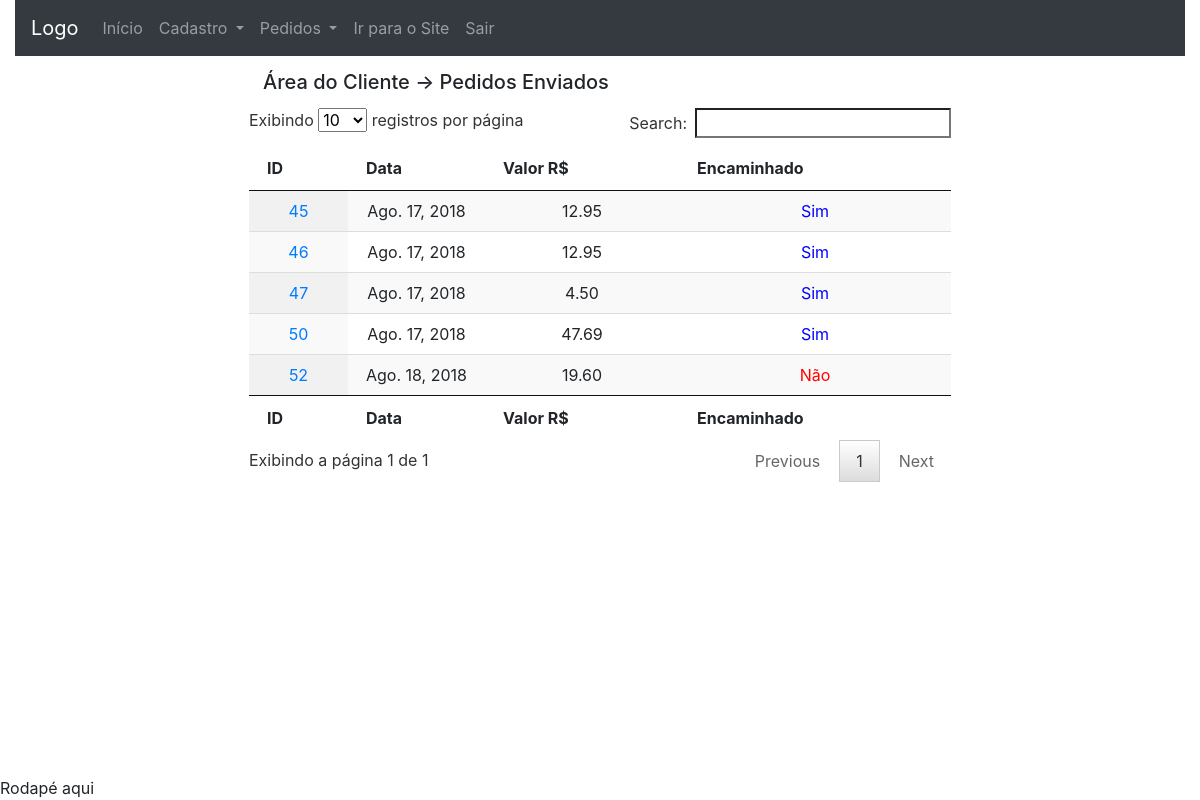
The page /area_do_cliente/my_orders/ (signed in) on the database its author committed.
### checkout/models.py (models this page shows, shortened)
class Order(models.Model):
	date = models.DateField(default=date.today, editable=False)
	value = models.DecimalField('Valor R$', max_digits=10,
		decimal_places=2, default=0)
	user = models.ForeignKey(User, on_delete=models.CASCADE,
		null=True, blank=True)
	delivery_address_is_the_same = models.BooleanField(
		verbose_name='Entregar no endereço cadastrado',
		default=True,
		blank=True)
	logradouro = models.CharField('Rua/Avenida', max_length=100,
		null=True, blank=True, default='')
	numero = models.CharField('Número', max_length=100,
		null=True, blank=True, default='')
	cep = models.CharField('CEP', max_length=10, null=True,
		blank=True, default='')
	complemento = models.CharField('Complamento', max_length=100,
		null=True, blank=True, default='')
	bairro = models.CharField('Bairro', max_length=100, null=True,
		blank=True, default='')
	cidade = models.CharField('Cidade', max_length=100, null=True,
		blank=True, default='')
	estado = models.CharField('Estado', max_length=100, null=True,
		blank=True, default='')
	transaction_id = models.CharField('ID da transação', max_length=100,
		null=True, blank=True)
	status_order = models.CharField('Status do Pedido', max_length=10,
		choices=STATUS_ORDER, default='A')
	status_pg = models.CharField('Status PagSeguro', max_length=10,
		choices=STATUS_PAGSEGURO, null=True, blank=True)
	sended = models.BooleanField(
		verbose_name='Enviado',
		default=False,
		blank=True)
	forwarded = models.BooleanField(
		verbose_name='Encaminhado',
		default=False,
		blank=True)
	class Meta:
		verbose_name = 'Pedido'
		verbose_name_plural = 'Pedidos'
		ordering = ['date']
	objects = models.Manager() # The default manager.
	orderManager = OrderManager()

### dashboard_client/views.py (the view)
# urls.py: path('my_orders/', views.my_orders,
@login_required
def my_orders(request):
	sended_orders = Order.objects.filter(user__id=request.user.id)
	context = {
		'sended_orders': sended_orders,
	}
	return render(request, 'dashboard_client/my_orders.html',
		context)

### dashboard_client/templatetags/dc_tags.py (called while the page is built)
@register.simple_tag
def forwarded(value):
	if value:
		return "Sim"
	else:
		return "Não"

### dashboard_client/templates/dashboard_client/my_orders.html (shortened to what this page needs)
{% extends 'dashboard_client/base.html' %}
{% load widget_tweaks %}
{% load dc_tags %}
{% block conteudo %}
<div class="panel panel-default table-two-column panel-large">
	{% block dashboard_title %}
	<div class="panel-heading" style="margin: 2%;">
		<h5>Área do Cliente -> Pedidos Enviados </h5>
	</div>
	{% endblock %}
	<div class="panel-body">
		 <table id="table" class="display" cellspacing="0"
		        width="100%">
		    <thead>
		      <tr>
		        <th>ID</th>
		        <th>Data</th>
		        <th>Valor R$</th>
		        <th>Encaminhado</th>
		      </tr>
		    </thead>
		    <tfoot>
		      <tr>
		        <th>ID</th>
		        <th>Data</th>
		        <th>Valor R$</th>
		        <th>Encaminhado</th>
		      </tr>
		    </tfoot>
		    <tbody>
				{% for order in sended_orders %}
				<tr>
					<td style="text-align: center;">
						<a href="{% url 'dashboard_client:order_detail' order.id %}"
						title="Detalhes do pedido">
					  	{{ order.id }}
						</a>
					</td>
					<td style="text-align: center;">
						{{ order.date }}
					</td>
					<td style="text-align: center;">
						{{ order.value }}
					</td>
					<td style="text-align: center;
					{% if order.forwarded %} color: blue
					{% else %}color: red{% endif %}">
						{% forwarded order.forwarded %}
					</td>
				</tr>
				{% endfor %}
		    </tbody>
		  </table>
	</div>
</div>
{% endblock %}

### core/static/core/css/core.css (style rules this page uses)
.table-two-column { margin: auto; width: 60%; }

### rows shown on the page
Order: id "45", date "Ago. 17, 2018", value "12.95", forwarded "Sim"
Order: id "46", date "Ago. 17, 2018", value "12.95", forwarded "Sim"
Order: id "47", date "Ago. 17, 2018", value "4.50", forwarded "Sim"
Order: id "50", date "Ago. 17, 2018", value "47.69", forwarded "Sim"
Order: id "52", date "Ago. 18, 2018", value "19.60", forwarded "Não"
